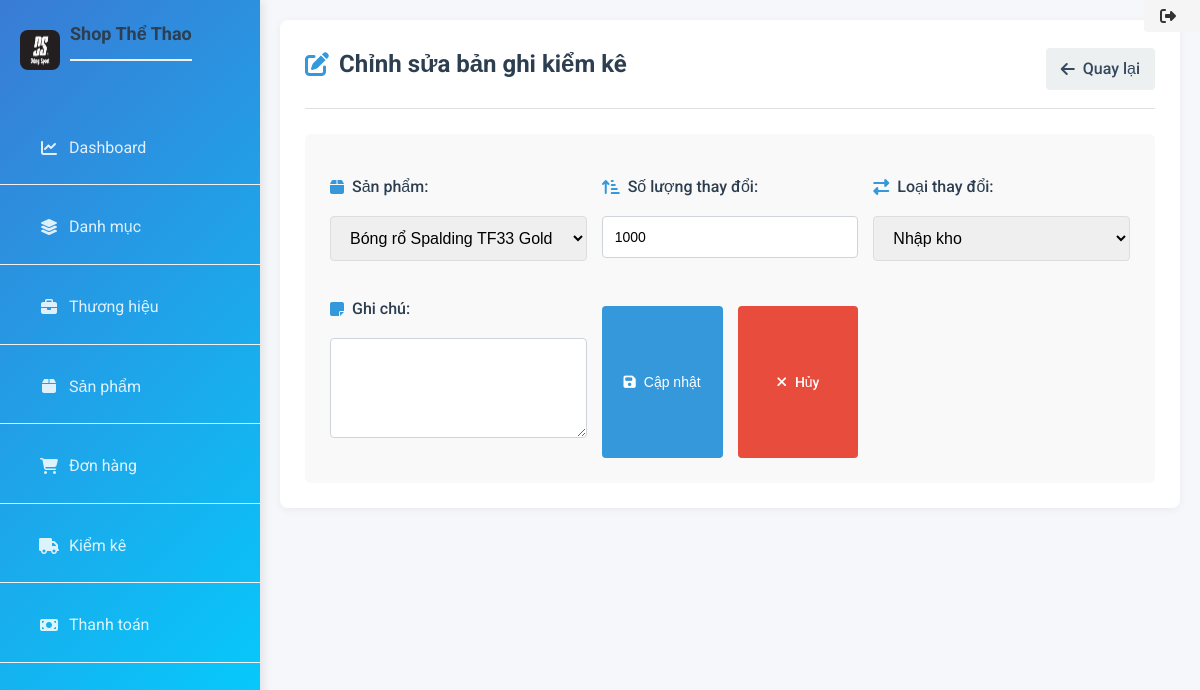
The page /inventory/edit/1 on the database as committed earlier.
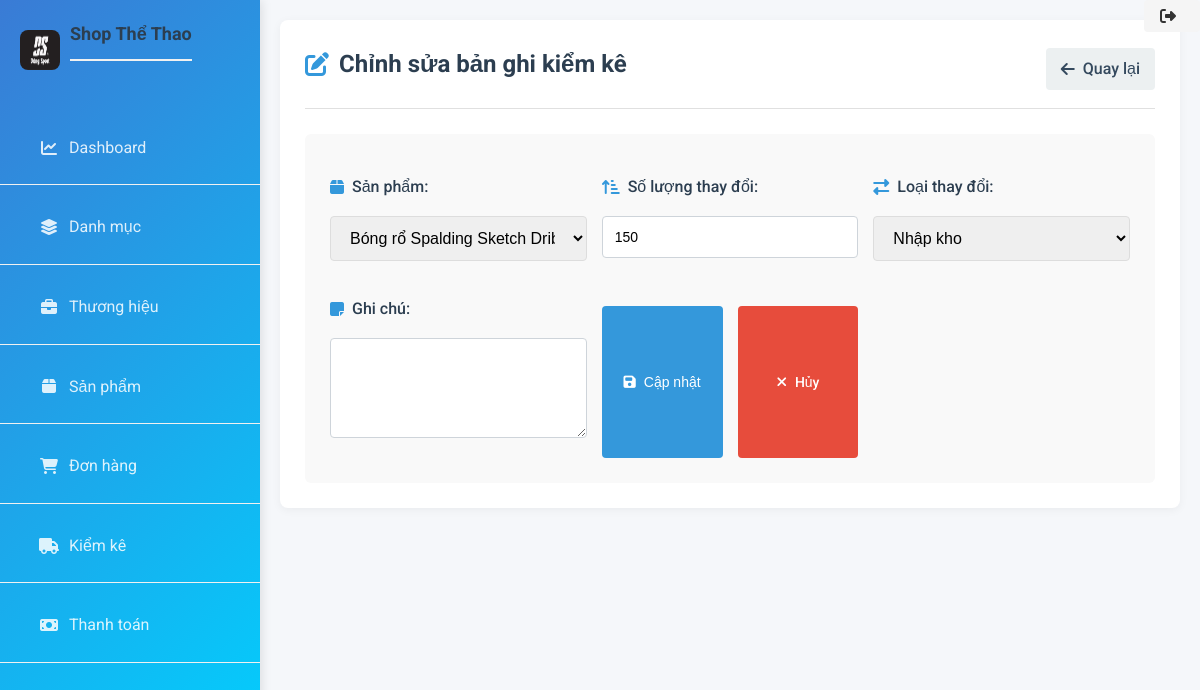
The same page on the database as committed later.
### models/inventory_log.py (models this page shows)
class InventoryLog(db.Model):
    __tablename__ = 'inventory_log'
    id_log = Column(Integer, primary_key=True, autoincrement=True)
    id_product = Column(Integer, ForeignKey('products.id_product'))
    change_quantity = Column(Integer)
    change_type = Column(Enum('import', 'export'))
    log_date = Column(TIMESTAMP)
    note = Column(Text)

### models/product.py (models this page shows)
class Product(db.Model):
    __tablename__ = 'products'
    id_product = Column(Integer, primary_key=True, autoincrement=True)
    product_name = Column(String(255), nullable=False)
    id_category = Column(Integer, ForeignKey('categories.id_category'), nullable=True)
    id_brand = Column(Integer, ForeignKey('brands.id_brand'), nullable=True)
    price = Column(DECIMAL(10, 2))
    cost_price = Column(DECIMAL(10, 2))
    inventory = Column(Integer)
    description = Column(Text)
    created_at = Column(TIMESTAMP, server_default=func.now())
    size = Column(String(50), nullable=True)
    color = Column(String(50), nullable=True)
    discount = Column(Integer, nullable=True, default="0")
    category = relationship("Category", backref="products")
    brand = relationship("Brand", backref="products")

### routes/inventory_log.py (the view)
@inventory_bp.route("/edit/<int:id_log>", methods=["GET"])
def edit_inventory(id_log):
    log = InventoryLog.query.get_or_404(id_log)
    products = Product.query.all()
    return render_template("admin/inventory_form.html", log=log, products=products)

### app.py (called while the page is built)
@app.before_request
def log_request_info():
    logging.info(f"Body: {request.get_data()}")

### templates/admin/inventory_form.html (shortened to what this page needs)
{% extends "admin/base.html" %}
{% block extra_css %}
<link rel="stylesheet" href="{{ url_for('static', filename='css/brand_form.css') }}">
{% endblock %}
{% block content %}
<div class="inventory-form-container">
    <div class="page-header">
        <h2>
            {% if log %}
                <i class="fas fa-edit"></i> Chỉnh sửa bản ghi kiểm kê
            {% else %}
                <i class="fas fa-plus-circle"></i> Thêm bản ghi kiểm kê mới
            {% endif %}
        </h2>
        <a href="{{ url_for('inventory.list_inventory') }}" class="btn-back">
            <i class="fas fa-arrow-left"></i> Quay lại
        </a>
    </div>
    <div class="form-wrapper">
        <form method="post" action="{% if log %}{{ url_for('inventory.update_inventory', id_log=log.id_log) }}{% else %}{{ url_for('inventory.add_inventory') }}{% endif %}" class="inventory-form">
            <div class="form-group">
                <label for="id_product"><i class="fas fa-box"></i> Sản phẩm:</label>
                <select id="id_product" name="id_product" class="form-control" required>
                    {% for product in products %}
                    <option value="{{ product.id_product }}" {% if log and log.id_product == product.id_product %}selected{% endif %}>
                        {{ product.product_name }}
                    </option>
                    {% endfor %}
                </select>
            </div>
            <div class="form-group">
                <label for="change_quantity"><i class="fas fa-sort-amount-up-alt"></i> Số lượng thay đổi:</label>
                <input type="number" id="change_quantity" name="change_quantity" class="form-control" value="{{ log.change_quantity if log else '' }}" required>
            </div>
            <div class="form-group">
                <label for="change_type"><i class="fas fa-exchange-alt"></i> Loại thay đổi:</label>
                <select id="change_type" name="change_type" class="form-control" required>
                    <option value="import" {% if log and log.change_type == 'import' %}selected{% endif %}>Nhập kho</option>
                </select>
            </div>
            <div class="form-group">
                <label for="note"><i class="fas fa-sticky-note"></i> Ghi chú:</label>
                <textarea id="note" name="note" class="form-control" rows="4">{{ log.note if log else '' }}</textarea>
            </div>
            <div class="form-actions">
                <button type="submit" class="btn-submit">
                    <i class="fas fa-save"></i> {% if log %}Cập nhật{% else %}Lưu{% endif %}
                </button>
                <a href="{{ url_for('inventory.list_inventory') }}" class="btn-cancel">
                    <i class="fas fa-times"></i> Hủy
                </a>
            </div>
        </form>
    </div>
</div>
{% endblock %}

Rows that differ between the two databases and show on the page:
changed InventoryLog "Nhập kho": id_product "Bóng rổ Spalding TF33 Gold – Indoor/Outdoor Size 6 84-532z - Hàng Chính Hãng" → "Bóng rổ Spalding Sketch Dribble – Indoor/Outdoor Size 7 84-381z - Hàng Chính Hãng"; change_quantity "1000" → "150"
